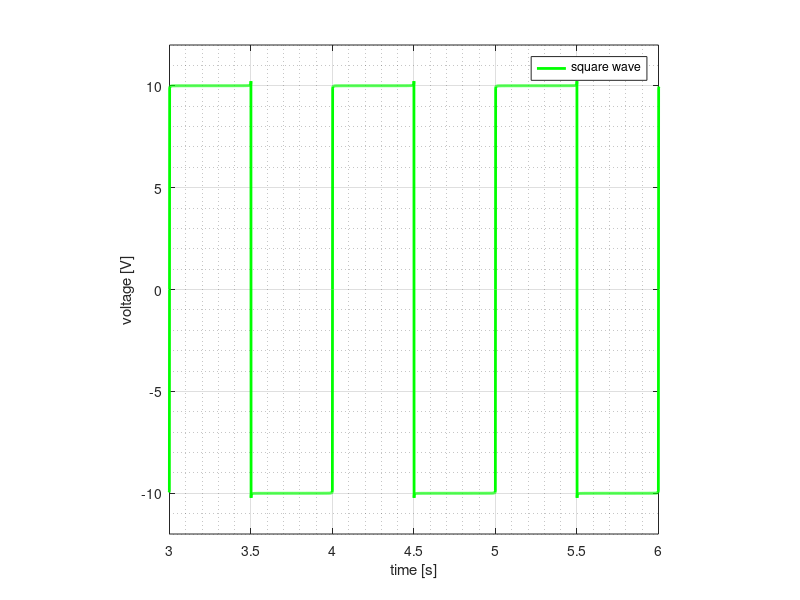

MATLAB code to generate this figure:
% SQUARE WAVE
clc
clear all
close all

% DATA
omega=2*pi; %[rad]
En=10;
Tend=10; %[s]
n=10000;
t=linspace(1,Tend,n);

% FUNCTION
jk=zeros(1,n);
for i=1:2:n
    jk=jk+4/i*En/pi*sin(i*omega*t);
end
plot (t,jk,'g','LineWidth',2)
grid on
grid minor
legend('square wave')
xlabel('time [s]')
ylabel('voltage [V]')
axis([3 6 -12 12])
axis square 

    
